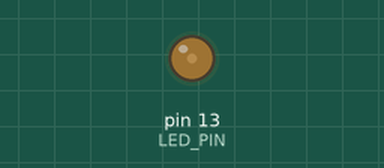
Bench run of a sketch on a simulated Arduino Uno, built with avr-gcc and run on an emulated ATmega328P. Shown: output pins drawn as LEDs (lit = HIGH).

Above: at 3.86 s.
At 18.82 s:
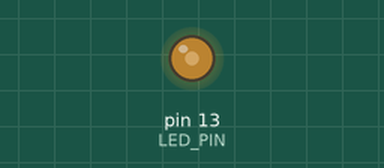
Timing chart, 0 to 40.0 s (numbered marks = the images above):
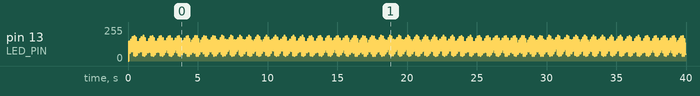

The sketch:

pwm.ino
```cpp
#include <Arduino.h>

#define LED_PIN 13

bool MakePulse(int onUs, int offUs);

void setup()
{
  // initialize digital pin LED_BUILTIN as an output.
  pinMode(LED_PIN, OUTPUT);
  Serial.begin(9600);
}

// the loop function runs over and over again forever
void loop()
{
  int i; // Lichtintensität

  for (i=0;i<100;i++) //1. Sekunde lang erhellen
  {
    if (false == MakePulse(i, 10000))
    {
      Serial.println("Fähler");
      while(1);
    }
  }
  for (i=100;i>0;i--) //1. Sekunde lang erhellen
  {
    MakePulse(i, 1000);
  }
}

bool MakePulse(int relationPercentage, int freq)
{
  long pulsedurationUs;
  int x;

  pulsedurationUs = 1000000/freq;
  x = pulsedurationUs / 100;

  if (x <= 0)
  {
    return false;
  }

  digitalWrite(LED_BUILTIN, HIGH);
  delayMicroseconds((relationPercentage) * x);
  digitalWrite(LED_BUILTIN, LOW);
  delayMicroseconds((100 - relationPercentage) * x);
  return true;
}
```
